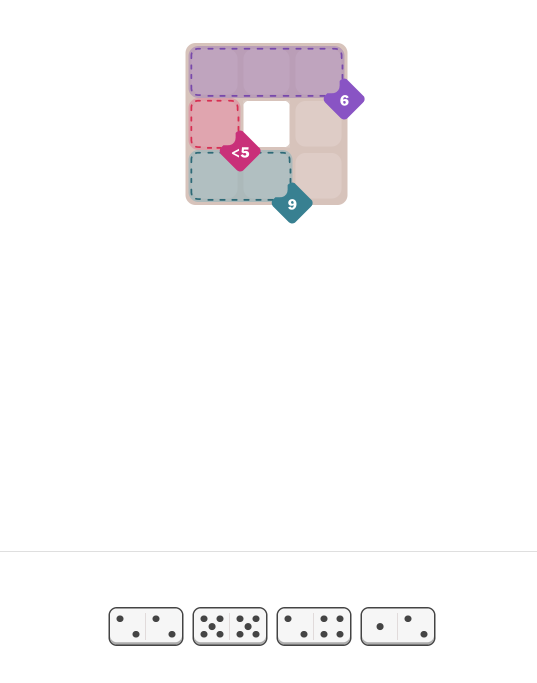
#> input picture example-screenshots/easy-example.png, 1074 x 1366 px (shown at 1/2 size)
$ python build_templates.py
#> lines starting #> are read from the running program, lines starting #| are printed output that depends on the picture; after the words box and inside, x2 and y2 are one past the last pixel; in counts of white or black regions, pixels touching at a corner belong together
### pips/parser.py
"""Classical-CV parser: NYT Pips screenshot -> :class:`~pips.model.Puzzle`.

Pipeline (no ML, no network):

1. find the thin separator rule splitting the board from the domino tray;
2. infer the square cell lattice (pitch via valley autocorrelation,
   phase by locking cell centres onto the fill bumps);
3. classify every lattice position by its colour: white = hole, a warm
   low-chroma beige = a free (no-constraint) cell, otherwise a coloured
   region cell.  Region cells are clustered by colour;
4. detect the saturated tag markers, read each constraint glyph, and
   attach it to the nearest coloured cell's region;
5. read the domino tray by counting pip blobs in each half-tile.
"""
from __future__ import annotations

from dataclasses import dataclass
from typing import Dict, List, Tuple

import numpy as np
from PIL import Image
from scipy import ndimage
from scipy.optimize import linear_sum_assignment

from .glyphs import GlyphRecognizer, isolate_glyph
from .model import Constraint, ConstraintKind, Puzzle, Region

WHITE = 245       # min channel >= WHITE  -> background / hole
TAG_SAT = 80      # max-min saturation above this -> a vivid tag marker
SAME_REGION_T = 30.0  # max RGB gap between adjacent cells of one region
COLOR_TOL = 42.0      # max residual to the [beige, tag] colour segment
                      # (coarse hue filter; spatial proximity disambiguates)


@dataclass
class ParseResult:
    puzzle: Puzzle
    debug: Dict


# [11 lines left out: function _local_max, not called in this run]


def _find_separator(a: np.ndarray) -> int:
    """Row index of the full-width thin grey rule under the board."""
    mn = a.min(axis=2)
    mx = a.max(axis=2)
    nonwhite = mn < WHITE
    gray = nonwhite & ((mx - mn) < 22) & (mn >= 150) & (mn <= 243)
    frac = gray.mean(axis=1)
    return int(np.argmax(frac))


# [39 lines left out: functions _pitch, _slot, not called in this run]


def _is_cell(wf: float, cov: float) -> bool:
    return wf < 0.35 and cov > 0.60


# [171 lines left out: functions _seg_dist, _locate_puzzle, _scaled, _parse_dominoes, not called in this run]


def parse_screenshot(path: str, debug: bool = False) -> Puzzle:
    return parse(path, debug=debug).puzzle


# [261 lines left out: function parse, not called in this run]

### tools/build_templates.py
"""Build the glyph template library from the example screenshots.

Run once; commits ``pips/_glyph_templates.json``.  The labels below are
the ground truth read from the two NYT Pips screenshots.  Glyph isolation
and character splitting reuse the exact runtime code in ``pips.glyphs``.
"""
import os
import sys

import numpy as np
from PIL import Image
from scipy import ndimage

sys.path.insert(0, os.path.dirname(os.path.dirname(os.path.abspath(__file__))))

from pips.glyphs import _normalize, isolate_glyph, save_templates, split_chars
from pips.parser import TAG_SAT, _find_separator

# tag glyphs in ndimage.label order (size > 800), per screenshot
EXPECTED = {
    "example-screenshots/easy-example.png": [["6"], ["<", "5"], ["9"]],
    "example-screenshots/medium-example.png": [
        ["="], ["8"], ["!="], ["<", "5"], ["="],
    ],
    "example-screenshots/hard-example.png": [
        [">", "1"], ["7"], [">", "2"], [">", "2"], ["<", "2"],
        ["1", "1"], [">", "1", "1"], ["3"], ["3"], ["7"],
        ["3"], [">", "4"], ["<", "2"], ["1", "4"], ["="],
    ],
    "example-screenshots/hard-example-2.png": [
        [">", "0"], ["="], ["2"], ["9"], ["8"],
        ["9"], ["9"], ["8"], ["="], ["9"],
    ],
}


def main() -> None:
    root = os.path.dirname(os.path.dirname(os.path.abspath(__file__)))
    templates: dict = {}
    for rel, expected in EXPECTED.items():
        a = np.array(Image.open(os.path.join(root, rel)).convert("RGB")).astype(int)
        H, W, _ = a.shape
#> H = 1366; W = 1074
        sat = a.max(axis=2) - a.min(axis=2)
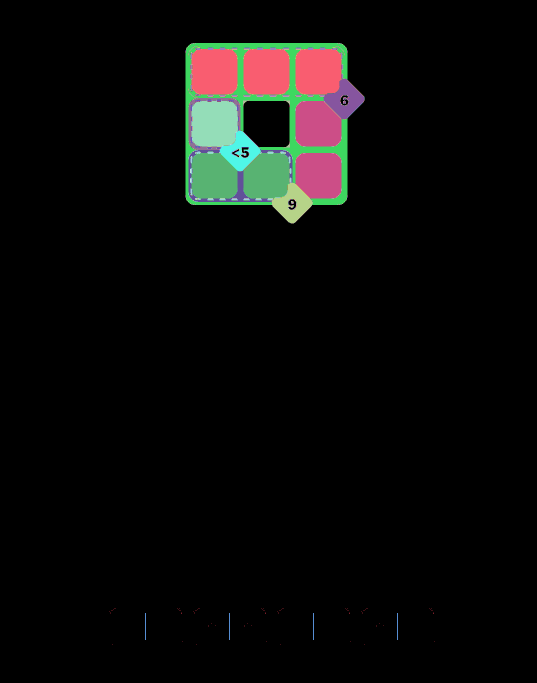
#> sat: shape (1366, 1074) int64 (shown at 1/2 size); 150 distinct labels, from 0 to 169; one colour per label, 0 black
        s = _find_separator(a)
#> in _find_separator, `mn = a.min(axis=2)`:
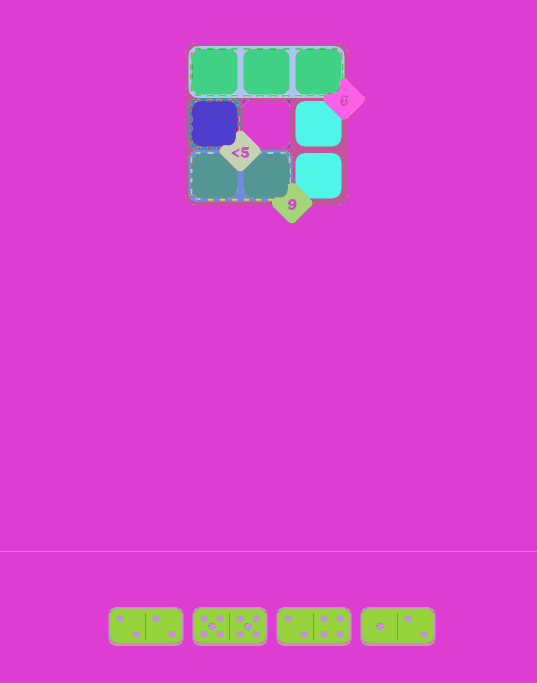
#> mn: shape (1366, 1074) int64 (shown at 1/2 size); 202 distinct labels, from 45 to 255; one colour per label, 0 black
#> in _find_separator, `mx = a.max(axis=2)`:
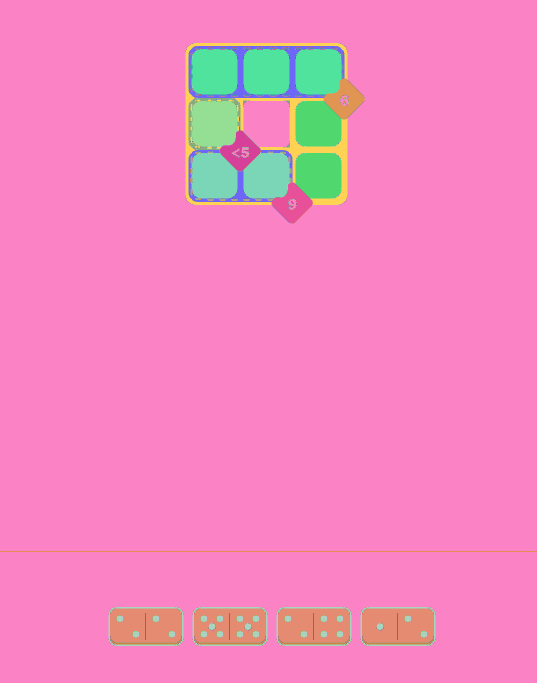
#> mx: shape (1366, 1074) int64 (shown at 1/2 size); 138 distinct labels, from 68 to 255; one colour per label, 0 black
#> in _find_separator, `nonwhite = mn < WHITE`:
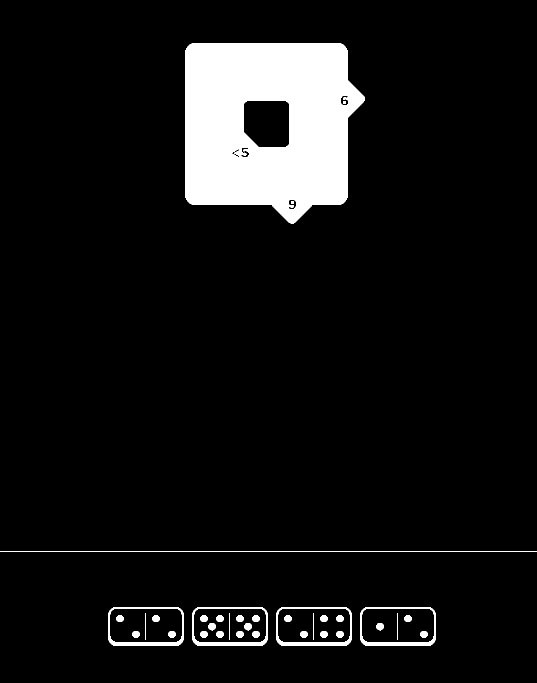
#> nonwhite: shape (1366, 1074) bool (shown at 1/2 size); 7.7% white; 35 white regions, largest, box (x1, y1, x2, y2) and area: (371, 86, 730, 447) 99220, (0, 1102, 1074, 1104) 2148, (217, 1214, 367, 1292) 2028
#> in _find_separator, `gray = nonwhite & ((mx - mn) < 22) & (mn >= 150) & (mn <= 243)`:
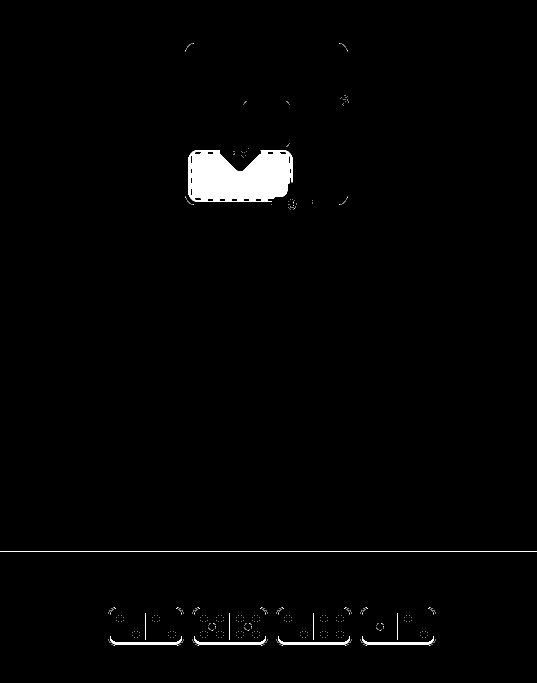
#> gray: shape (1366, 1074) bool (shown at 1/2 size); 1.6% white; 422 white regions (412 under 20 px), largest, box (x1, y1, x2, y2) and area: (377, 300, 585, 404) 17631, (0, 1102, 1074, 1104) 2148, (220, 1272, 364, 1289) 740
#> in _find_separator, `frac = gray.mean(axis=1)`: frac = 1366 values, max 1 at index 1102, min 0 at index 0, mean 0.0162
#> s = 1102
        board = np.zeros((H, W), bool)
        board[: s - 2] = True
        lab, n = ndimage.label((sat > TAG_SAT) & board)
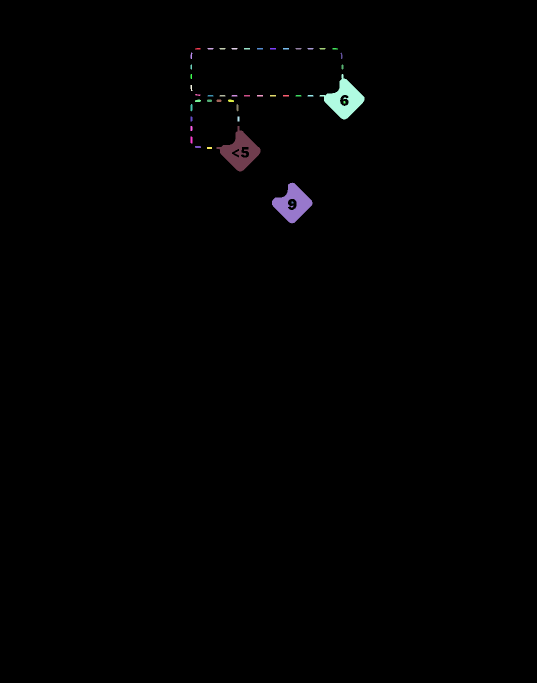
#> lab: shape (1366, 1074) int32 (shown at 1/2 size); 46 distinct labels, from 0 to 45; one colour per label, 0 black
#> n = 45
        blobs = [t for t in range(1, n + 1) if (lab == t).sum() >= 800]
#> blobs = [18, 40, 44]
        assert len(blobs) == len(expected), (rel, len(blobs), len(expected))
        for t, labels in zip(blobs, expected):
            ys, xs = np.where(lab == t)
            pad = 4
            Y0, Y1 = max(0, ys.min() - pad), min(H, ys.max() + pad + 1)
            X0, X1 = max(0, xs.min() - pad), min(W, xs.max() + pad + 1)
            glyph = isolate_glyph(a[Y0:Y1, X0:X1], lab[Y0:Y1, X0:X1] == t)
            chars = split_chars(glyph)
            assert len(chars) == len(labels), (rel, labels, len(chars))
            for ch, name in zip(chars, labels):
                templates.setdefault(name, []).append(_normalize(ch))
#> this loop made 1 pass
#> (t, labels, pad, Y0, Y1, X0, X1) on pass 1: (18, ['6'], 4, 144, 243, 635, 733)
#> after the loop, templates = 0 items

    save_templates(templates)
    print("templates:", {k: len(v) for k, v in sorted(templates.items())})


if __name__ == "__main__":
    main()
#> (the call stopped at in main, `glyph = isolate_glyph(a[Y0:Y1, X0:X1], lab[Y0:Y1, X0:X1] == t)`: pips is not available in this run)
